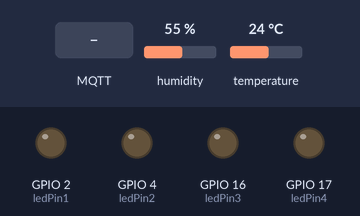
Simulated run of this sketch. Board: ESP32. Parts: output pins drawn as LEDs (lit = HIGH). The test bench sets the inputs (shaded band); at power-on: humidity 55 %, temperature 24 °C. WiFi joins after 1.5 s; servers stay silent unless stated; no MQTT or app messages arrive unless stated; what the sketch prints to the serial monitor is not drawn.

Above: at 2.7 s.
2.8 s: MQTT message "11" arrives on the first subscribed topic
At 4.0 s:
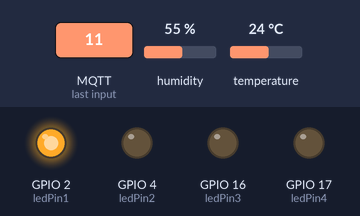
4.3 s: MQTT message "21" arrives on the second subscribed topic
At 5.3 s:
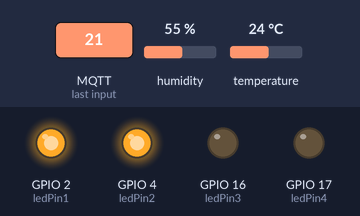
5.8 s: MQTT message "10" arrives on the first subscribed topic
At 6.4 s:
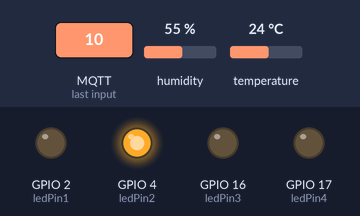
7.3 s: MQTT message "31" arrives on the third subscribed topic
At 7.6 s:
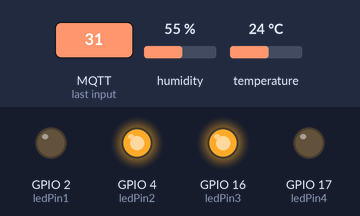
8.8 s: MQTT message "20" arrives on the second subscribed topic
At 9.9 s:
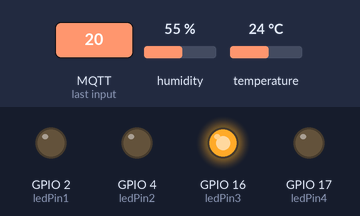
10.3 s: MQTT message "11" arrives on the first subscribed topic
At 11.1 s:
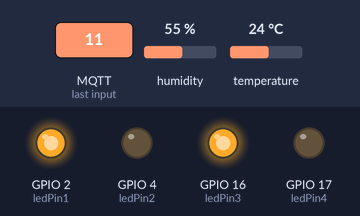
Timing chart, 0 to 12.8 s (numbered marks = the images above; inputs shaded):
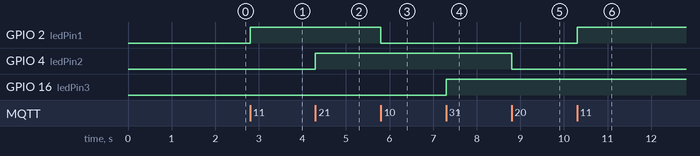

Measured:
- after the input at 2.8 s, GPIO 2 (ledPin1): LOW → HIGH at once
- after the input at 4.3 s, GPIO 4 (ledPin2): LOW → HIGH at once
- after the input at 5.8 s, GPIO 2 (ledPin1): HIGH → LOW at once
- after the input at 7.3 s, GPIO 16 (ledPin3): LOW → HIGH at once
- after the input at 8.8 s, GPIO 4 (ledPin2): HIGH → LOW at once
- after the input at 10.3 s, GPIO 2 (ledPin1): LOW → HIGH at once

The sketch:

Esp32-DHT-Relay.ino
```cpp
#include <WiFi.h>
#include <PubSubClient.h>
#include <Wire.h>
#include "DHT.h"
//#include <Adafruit_BME280.h>
//#include <Adafruit_Sensor.h>

// Replace the next variables with your SSID/Password combination
const char* ssid = "******";
const char* password = "*****";

// Add your MQTT Broker IP address, example:
//const char* mqtt_server = "192.168.1.144";
const char* mqtt_server = "example.com";

WiFiClient espClient;
PubSubClient client(espClient);
long lastMsg = 0;
char msg[50];
int value = 0;

//uncomment the following lines if you're using SPI
/*#include <SPI.h>
#define BME_SCK 18
#define BME_MISO 19
#define BME_MOSI 23
#define BME_CS 5*/

//Adafruit_BME280 bme; // I2C
//Adafruit_BME280 bme(BME_CS); // hardware SPI
//Adafruit_BME280 bme(BME_CS, BME_MOSI, BME_MISO, BME_SCK); // software SPI
float temperature = 0;
float humidity = 0;

// Digital pin connected to the DHT sensor
#define DHTPIN 22

// Uncomment whatever DHT sensor type you're using
#define DHTTYPE DHT11   // DHT 11
//#define DHTTYPE DHT22   // DHT 22  (AM2302), AM2321
//#define DHTTYPE DHT21   // DHT 21 (AM2301)

// Initialize DHT sensor
DHT dht(DHTPIN, DHTTYPE);

// LED Pin
const int ledPin1 = 2;
const int ledPin2 = 4;
const int ledPin3 = 16;
const int ledPin4 = 17;

void setup() {
  Serial.begin(115200);
  dht.begin();
  // default settings
  // (you can also pass in a Wire library object like &Wire2)
  //status = bme.begin();
  /*if (!bme.begin(0x76)) {
    Serial.println("Could not find a valid BME280 sensor, check wiring!");
    while (1);
  }*/
  setup_wifi();
  client.setServer(mqtt_server, 1883);
  client.setCallback(callback);

  pinMode(ledPin1, OUTPUT);
  pinMode(ledPin2, OUTPUT);
  pinMode(ledPin3, OUTPUT);
  pinMode(ledPin4, OUTPUT);

}

void setup_wifi() {
  delay(10);
  // We start by connecting to a WiFi network
  Serial.println();
  Serial.print("Connecting to ");
  Serial.println(ssid);

  WiFi.begin(ssid, password);

  while (WiFi.status() != WL_CONNECTED) {
    delay(500);
    Serial.print(".");
  }

  Serial.println("");
  Serial.println("WiFi connected");
  Serial.println("IP address: ");
  Serial.println(WiFi.localIP());
}

void callback(char* topic, byte* message, unsigned int length) {
  Serial.print("Message arrived on topic: ");
  Serial.print(topic);
  Serial.print(". Message: ");
  String messageTemp;

  for (int i = 0; i < length; i++) {
    Serial.print((char)message[i]);
    messageTemp += (char)message[i];
  }
  Serial.println();

  // Feel free to add more if statements to control more GPIOs with MQTT

  // If a message is received on the topic esp32/output, you check if the message is either "on" or "off".
  // Changes the output state according to the message
  if (String(topic) == "output1") {
    Serial.print("Changing output to ");
    if(messageTemp == "11"){
      Serial.println("on");
      digitalWrite(ledPin1, HIGH);
    }
    else if(messageTemp == "10"){
      Serial.println("off");
      digitalWrite(ledPin1, LOW);
    }
  }
//---------------------------------------
  if (String(topic) == "output2") {
    Serial.print("Changing output to ");
    if(messageTemp == "21"){
      Serial.println("on");
      digitalWrite(ledPin2, HIGH);
    }
    else if(messageTemp == "20"){
      Serial.println("off");
      digitalWrite(ledPin2, LOW);
    }
  }
//---------------------------------------
  if (String(topic) == "output3") {
    Serial.print("Changing output to ");
    if(messageTemp == "31"){
      Serial.println("on");
      digitalWrite(ledPin3, HIGH);
    }
    else if(messageTemp == "30"){
      Serial.println("off");
      digitalWrite(ledPin3, LOW);
    }
  }
//---------------------------------------
  if (String(topic) == "output4") {
    Serial.print("Changing output to ");
    if(messageTemp == "41"){
      Serial.println("on");
      digitalWrite(ledPin4, HIGH);
    }
    else if(messageTemp == "40"){
      Serial.println("off");
      digitalWrite(ledPin4, LOW);
    }
  }
//---------------------------------------
}

void reconnect() {
  // Loop until we're reconnected
  while (!client.connected()) {
    Serial.print("Attempting MQTT connection...");
    // Attempt to connect
    if (client.connect("ESP8266Client")) {
      Serial.println("connected");
      // Subscribe
      client.subscribe("output1");
      client.subscribe("output2");
      client.subscribe("output3");
      client.subscribe("output4");
    } else {
      Serial.print("failed, rc=");
      Serial.print(client.state());
      Serial.println(" try again in 5 seconds");
      // Wait 5 seconds before retrying
      delay(5000);
    }
  }
}
void loop() {
  if (!client.connected()) {
    reconnect();
  }
  client.loop();

  long now = millis();
  if (now - lastMsg > 5000) {
    lastMsg = now;

    // Temperature in Celsius
    //temperature = bme.readTemperature();
    temperature = dht.readTemperature();
    // Uncomment the next line to set temperature in Fahrenheit
    // (and comment the previous temperature line)
    //temperature = 1.8 * bme.readTemperature() + 32; // Temperature in Fahrenheit

    // Convert the value to a char array
    char tempString[8];
    dtostrf(temperature, 1, 2, tempString);
    Serial.print("Temperature: ");
    Serial.println(tempString);
    client.publish("temperature", tempString);

    //humidity = bme.readHumidity();
    humidity = dht.readHumidity();

    // Convert the value to a char array
    char humString[8];
    dtostrf(humidity, 1, 2, humString);
    Serial.print("Humidity: ");
    Serial.println(humString);
    client.publish("humidity", humString);
  }
}
```
